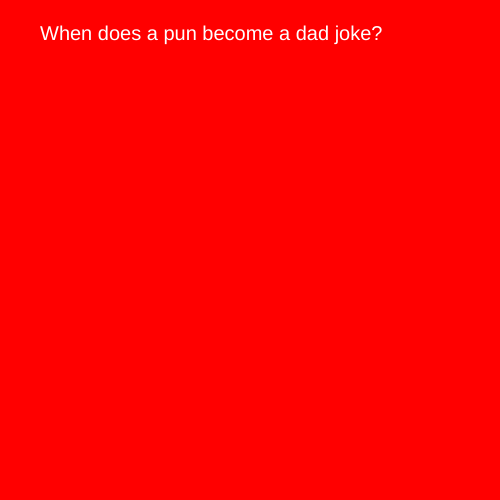
Frame 1 (no input)
Frame 60 (no input): identical to frame 1, image omitted
Frame 120 (the mouse pressed at the canvas centre since frame 60): identical to frame 1, image omitted

The p5.js sketch that drew this single still picture (run headless with seeded random() and noise() and a simulated clock; from frame 60 on, the mouse is pressed at the canvas centre):

// p5.js sketch
// ── sketch.js
let state = 0;
let timer = 0;


function setup() {
  createCanvas(500, 500);
}

function draw() {
  textSize(20);
  switch (state) {
    case 0:
      background("red");
      fill(255);
      text("When does a pun become a dad joke?",40,40);
      break;

    case 1:
      background("yellow");
      fill(0);
      text("When it becomes apparent.",60,60);
      break;

  }
}

function mouseReleased() {

  state = state + 1;
  if (state > 1) {
    state = 0;
  }
}
